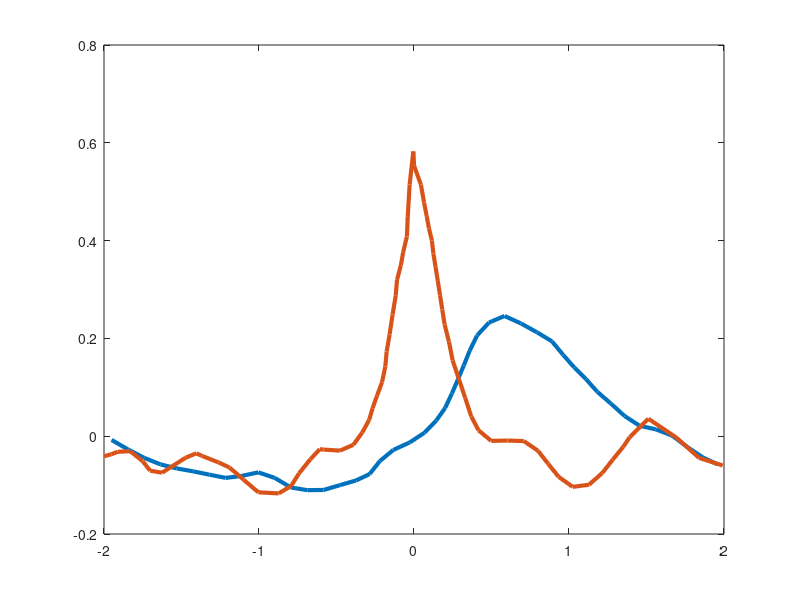
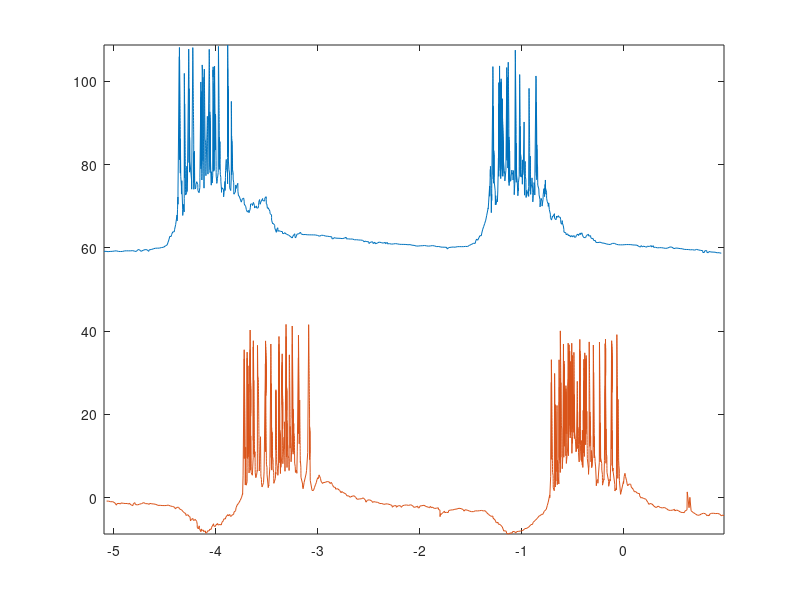

These figures' MATLAB source, in order:
DIFF = load("OFF-ON.csv");
[~,ind] = sort(DIFF(:,1));
time_1 = DIFF(ind,1);
corr_1 = DIFF(ind,2);
SAME = load("Same.csv");
[~,ind] = sort(SAME(:,1));
time_2 = SAME(ind,1);
corr_2 = SAME(ind,2);
figure; plot(time_1,imgaussfilt(corr_1,0.5),'linewidth',3);
hold on; plot(time_2,imgaussfilt(corr_2,0.5),'linewidth',3);

ON = load("ON_burst.csv");
[~,ind] = sort(ON(:,1));
time_ON = ON(ind,1);
volt_ON = ON(ind,2);
OFF = load("OFF_burst.csv");
[~,ind] = sort(OFF(:,1));
time_OFF = OFF(ind,1);
volt_OFF = OFF(ind,2);
figure; plot(time_ON,imgaussfilt(volt_ON,0.5));
hold on; plot(time_OFF,imgaussfilt(volt_OFF,0.5));
axis tight;